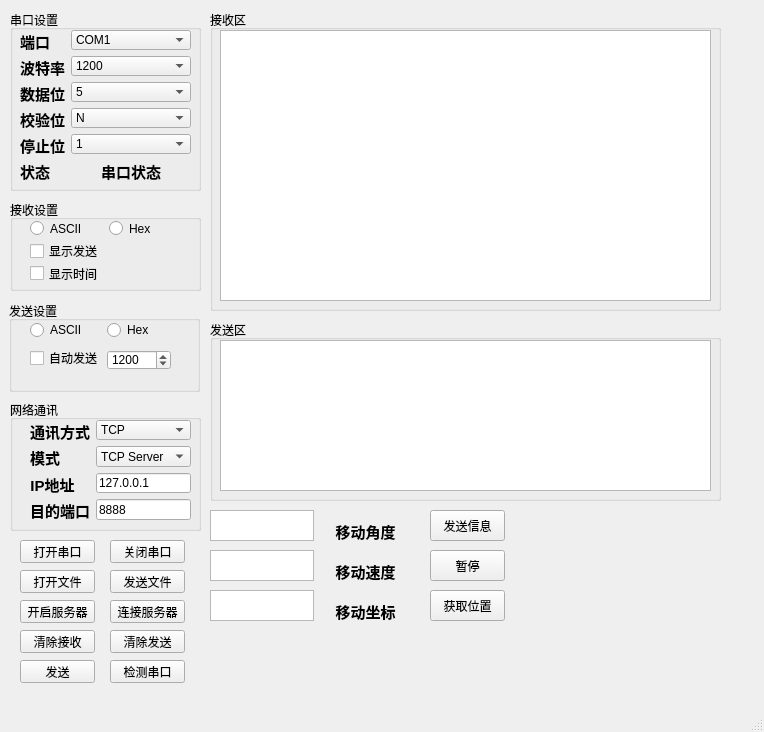
<?xml version="1.0" encoding="UTF-8"?>
<ui version="4.0">
 <class>MainWindow</class>
 <widget class="QMainWindow" name="MainWindow">
  <property name="geometry">
   <rect>
    <x>0</x>
    <y>0</y>
    <width>764</width>
    <height>732</height>
   </rect>
  </property>
  <property name="windowTitle">
   <string>MainWindow</string>
  </property>
  <widget class="QWidget" name="centralwidget">
   <widget class="QGroupBox" name="Recive_groupBox">
    <property name="geometry">
     <rect>
      <x>10</x>
      <y>200</y>
      <width>191</width>
      <height>91</height>
     </rect>
    </property>
    <property name="title">
     <string>接收设置</string>
    </property>
   </widget>
   <widget class="QGroupBox" name="TCPgroupBox">
    <property name="geometry">
     <rect>
      <x>10</x>
      <y>400</y>
      <width>191</width>
      <height>131</height>
     </rect>
    </property>
    <property name="title">
     <string>网络通讯</string>
    </property>
   </widget>
   <widget class="QPushButton" name="OpenPort">
    <property name="geometry">
     <rect>
      <x>20</x>
      <y>540</y>
      <width>75</width>
      <height>23</height>
     </rect>
    </property>
    <property name="text">
     <string>打开串口</string>
    </property>
   </widget>
   <widget class="QPushButton" name="ClosePort">
    <property name="geometry">
     <rect>
      <x>110</x>
      <y>540</y>
      <width>75</width>
      <height>23</height>
     </rect>
    </property>
    <property name="text">
     <string>关闭串口</string>
    </property>
   </widget>
   <widget class="QPushButton" name="OpenFile">
    <property name="geometry">
     <rect>
      <x>20</x>
      <y>570</y>
      <width>75</width>
      <height>23</height>
     </rect>
    </property>
    <property name="text">
     <string>打开文件</string>
    </property>
   </widget>
   <widget class="QPushButton" name="SendFile">
    <property name="geometry">
     <rect>
      <x>110</x>
      <y>570</y>
      <width>75</width>
      <height>23</height>
     </rect>
    </property>
    <property name="text">
     <string>发送文件</string>
    </property>
   </widget>
   <widget class="QPushButton" name="OpenServer">
    <property name="geometry">
     <rect>
      <x>20</x>
      <y>600</y>
      <width>75</width>
      <height>23</height>
     </rect>
    </property>
    <property name="text">
     <string>开启服务器</string>
    </property>
   </widget>
   <widget class="QPushButton" name="ConnectServer">
    <property name="geometry">
     <rect>
      <x>110</x>
      <y>600</y>
      <width>75</width>
      <height>23</height>
     </rect>
    </property>
    <property name="text">
     <string>连接服务器</string>
    </property>
   </widget>
   <widget class="QPushButton" name="ClearRecieve">
    <property name="geometry">
     <rect>
      <x>20</x>
      <y>630</y>
      <width>75</width>
      <height>23</height>
     </rect>
    </property>
    <property name="text">
     <string>清除接收</string>
    </property>
   </widget>
   <widget class="QPushButton" name="ClearSend">
    <property name="geometry">
     <rect>
      <x>110</x>
      <y>630</y>
      <width>75</width>
      <height>23</height>
     </rect>
    </property>
    <property name="text">
     <string>清除发送</string>
    </property>
   </widget>
   <widget class="QPushButton" name="Send">
    <property name="geometry">
     <rect>
      <x>20</x>
      <y>660</y>
      <width>75</width>
      <height>23</height>
     </rect>
    </property>
    <property name="text">
     <string>发送</string>
    </property>
   </widget>
   <widget class="QPushButton" name="sendMsgButton">
    <property name="geometry">
     <rect>
      <x>430</x>
      <y>510</y>
      <width>75</width>
      <height>31</height>
     </rect>
    </property>
    <property name="text">
     <string>发送信息</string>
    </property>
   </widget>
   <widget class="QGroupBox" name="PortgroupBox">
    <property name="geometry">
     <rect>
      <x>10</x>
      <y>10</y>
      <width>191</width>
      <height>181</height>
     </rect>
    </property>
    <property name="title">
     <string>串口设置</string>
    </property>
   </widget>
   <widget class="QPushButton" name="StopButton">
    <property name="geometry">
     <rect>
      <x>430</x>
      <y>550</y>
      <width>75</width>
      <height>31</height>
     </rect>
    </property>
    <property name="text">
     <string>暂停</string>
    </property>
   </widget>
   <widget class="QWidget" name="layoutWidget">
    <property name="geometry">
     <rect>
      <x>30</x>
      <y>420</y>
      <width>161</width>
      <height>100</height>
     </rect>
    </property>
    <layout class="QFormLayout" name="formLayout_4">
     <item row="0" column="0">
      <widget class="QLabel" name="TCPLab">
       <property name="text">
        <string>&lt;html&gt;&lt;head/&gt;&lt;body&gt;&lt;p align=&quot;center&quot;&gt;&lt;span style=&quot; font-size:11pt; font-weight:600;&quot;&gt;通讯方式&lt;/span&gt;&lt;/p&gt;&lt;/body&gt;&lt;/html&gt;</string>
       </property>
      </widget>
     </item>
     <item row="0" column="1">
      <widget class="QComboBox" name="TCP_comboBox">
       <item>
        <property name="text">
         <string>TCP</string>
        </property>
       </item>
       <item>
        <property name="text">
         <string>UDP</string>
        </property>
       </item>
      </widget>
     </item>
     <item row="1" column="0">
      <widget class="QLabel" name="ModelLab">
       <property name="text">
        <string>&lt;html&gt;&lt;head/&gt;&lt;body&gt;&lt;p align=&quot;center&quot;&gt;&lt;span style=&quot; font-size:11pt; font-weight:600;&quot;&gt;模式&lt;/span&gt;&lt;/p&gt;&lt;/body&gt;&lt;/html&gt;</string>
       </property>
      </widget>
     </item>
     <item row="1" column="1">
      <widget class="QComboBox" name="Model_comboBox">
       <item>
        <property name="text">
         <string>TCP Server</string>
        </property>
       </item>
       <item>
        <property name="text">
         <string>TCP Client</string>
        </property>
       </item>
       <item>
        <property name="text">
         <string>UDP Server</string>
        </property>
       </item>
       <item>
        <property name="text">
         <string>UDP Client</string>
        </property>
       </item>
       <item>
        <property name="text">
         <string/>
        </property>
       </item>
      </widget>
     </item>
     <item row="2" column="0">
      <widget class="QLabel" name="IPLab_2">
       <property name="text">
        <string>&lt;html&gt;&lt;head/&gt;&lt;body&gt;&lt;p align=&quot;center&quot;&gt;&lt;span style=&quot; font-size:11pt; font-weight:600;&quot;&gt;IP地址&lt;/span&gt;&lt;/p&gt;&lt;/body&gt;&lt;/html&gt;</string>
       </property>
      </widget>
     </item>
     <item row="3" column="0">
      <widget class="QLabel" name="IPLab">
       <property name="text">
        <string>&lt;html&gt;&lt;head/&gt;&lt;body&gt;&lt;p align=&quot;center&quot;&gt;&lt;span style=&quot; font-size:11pt; font-weight:600;&quot;&gt;目的端口&lt;/span&gt;&lt;/p&gt;&lt;/body&gt;&lt;/html&gt;</string>
       </property>
      </widget>
     </item>
     <item row="2" column="1">
      <widget class="QLineEdit" name="IPlineEdit">
       <property name="text">
        <string>127.0.0.1</string>
       </property>
      </widget>
     </item>
     <item row="3" column="1">
      <widget class="QLineEdit" name="PortlineEdit">
       <property name="text">
        <string>8888</string>
       </property>
      </widget>
     </item>
    </layout>
   </widget>
   <widget class="QWidget" name="layoutWidget">
    <property name="geometry">
     <rect>
      <x>30</x>
      <y>220</y>
      <width>151</width>
      <height>62</height>
     </rect>
    </property>
    <layout class="QFormLayout" name="formLayout_2">
     <item row="0" column="0">
      <widget class="QRadioButton" name="ASCII1_radioButton">
       <property name="text">
        <string>ASCII</string>
       </property>
      </widget>
     </item>
     <item row="0" column="1">
      <widget class="QRadioButton" name="Hex_radioButton">
       <property name="text">
        <string>Hex</string>
       </property>
      </widget>
     </item>
     <item row="1" column="0">
      <widget class="QCheckBox" name="send_checkBox">
       <property name="text">
        <string>显示发送</string>
       </property>
      </widget>
     </item>
     <item row="2" column="0">
      <widget class="QCheckBox" name="time_checkBox">
       <property name="text">
        <string>显示时间</string>
       </property>
      </widget>
     </item>
    </layout>
   </widget>
   <widget class="QWidget" name="layoutWidget">
    <property name="geometry">
     <rect>
      <x>20</x>
      <y>30</y>
      <width>171</width>
      <height>151</height>
     </rect>
    </property>
    <layout class="QFormLayout" name="formLayout">
     <item row="0" column="0">
      <widget class="QLabel" name="PorLab">
       <property name="text">
        <string>&lt;html&gt;&lt;head/&gt;&lt;body&gt;&lt;p align=&quot;center&quot;&gt;&lt;span style=&quot; font-size:11pt; font-weight:600;&quot;&gt;端口&lt;/span&gt;&lt;/p&gt;&lt;/body&gt;&lt;/html&gt;</string>
       </property>
      </widget>
     </item>
     <item row="0" column="1">
      <widget class="QComboBox" name="port_comboBox">
       <item>
        <property name="text">
         <string>COM1</string>
        </property>
       </item>
       <item>
        <property name="text">
         <string>COM2</string>
        </property>
       </item>
       <item>
        <property name="text">
         <string>COM3</string>
        </property>
       </item>
       <item>
        <property name="text">
         <string>COM4</string>
        </property>
       </item>
       <item>
        <property name="text">
         <string>COM5</string>
        </property>
       </item>
       <item>
        <property name="text">
         <string>COM6</string>
        </property>
       </item>
      </widget>
     </item>
     <item row="1" column="0">
      <widget class="QLabel" name="BaudLab">
       <property name="text">
        <string>&lt;html&gt;&lt;head/&gt;&lt;body&gt;&lt;p align=&quot;center&quot;&gt;&lt;span style=&quot; font-size:11pt; font-weight:600;&quot;&gt;波特率&lt;/span&gt;&lt;/p&gt;&lt;/body&gt;&lt;/html&gt;</string>
       </property>
      </widget>
     </item>
     <item row="1" column="1">
      <widget class="QComboBox" name="Baud_comboBox">
       <item>
        <property name="text">
         <string>1200</string>
        </property>
       </item>
       <item>
        <property name="text">
         <string>2400</string>
        </property>
       </item>
       <item>
        <property name="text">
         <string>4800</string>
        </property>
       </item>
       <item>
        <property name="text">
         <string>9600</string>
        </property>
       </item>
       <item>
        <property name="text">
         <string>14400</string>
        </property>
       </item>
       <item>
        <property name="text">
         <string>19200</string>
        </property>
       </item>
       <item>
        <property name="text">
         <string>38400</string>
        </property>
       </item>
       <item>
        <property name="text">
         <string>56000</string>
        </property>
       </item>
       <item>
        <property name="text">
         <string>57600</string>
        </property>
       </item>
       <item>
        <property name="text">
         <string>115200</string>
        </property>
       </item>
       <item>
        <property name="text">
         <string>128000</string>
        </property>
       </item>
      </widget>
     </item>
     <item row="2" column="0">
      <widget class="QLabel" name="DataLab">
       <property name="text">
        <string>&lt;html&gt;&lt;head/&gt;&lt;body&gt;&lt;p align=&quot;center&quot;&gt;&lt;span style=&quot; font-size:11pt; font-weight:600;&quot;&gt;数据位&lt;/span&gt;&lt;/p&gt;&lt;/body&gt;&lt;/html&gt;</string>
       </property>
      </widget>
     </item>
     <item row="2" column="1">
      <widget class="QComboBox" name="Data_comboBox">
       <item>
        <property name="text">
         <string>5</string>
        </property>
       </item>
       <item>
        <property name="text">
         <string>6</string>
        </property>
       </item>
       <item>
        <property name="text">
         <string>7</string>
        </property>
       </item>
       <item>
        <property name="text">
         <string>8</string>
        </property>
       </item>
      </widget>
     </item>
     <item row="3" column="0">
      <widget class="QLabel" name="CheckLab">
       <property name="text">
        <string>&lt;html&gt;&lt;head/&gt;&lt;body&gt;&lt;p align=&quot;center&quot;&gt;&lt;span style=&quot; font-size:11pt; font-weight:600;&quot;&gt;校验位&lt;/span&gt;&lt;/p&gt;&lt;/body&gt;&lt;/html&gt;</string>
       </property>
      </widget>
     </item>
     <item row="3" column="1">
      <widget class="QComboBox" name="Check_comboBox">
       <item>
        <property name="text">
         <string>N</string>
        </property>
       </item>
       <item>
        <property name="text">
         <string>E</string>
        </property>
       </item>
       <item>
        <property name="text">
         <string>O</string>
        </property>
       </item>
       <item>
        <property name="text">
         <string>M</string>
        </property>
       </item>
       <item>
        <property name="text">
         <string>S</string>
        </property>
       </item>
      </widget>
     </item>
     <item row="4" column="0">
      <widget class="QLabel" name="StopLab">
       <property name="text">
        <string>&lt;html&gt;&lt;head/&gt;&lt;body&gt;&lt;p align=&quot;center&quot;&gt;&lt;span style=&quot; font-size:11pt; font-weight:600;&quot;&gt;停止位&lt;/span&gt;&lt;/p&gt;&lt;/body&gt;&lt;/html&gt;</string>
       </property>
      </widget>
     </item>
     <item row="4" column="1">
      <widget class="QComboBox" name="Stop_comboBox">
       <item>
        <property name="text">
         <string>1</string>
        </property>
       </item>
       <item>
        <property name="text">
         <string>1.5</string>
        </property>
       </item>
       <item>
        <property name="text">
         <string>2</string>
        </property>
       </item>
      </widget>
     </item>
     <item row="5" column="0">
      <widget class="QLabel" name="StatuLab">
       <property name="text">
        <string>&lt;html&gt;&lt;head/&gt;&lt;body&gt;&lt;p align=&quot;center&quot;&gt;&lt;span style=&quot; font-size:11pt; font-weight:600;&quot;&gt;状态&lt;/span&gt;&lt;/p&gt;&lt;/body&gt;&lt;/html&gt;</string>
       </property>
      </widget>
     </item>
     <item row="5" column="1">
      <widget class="QLabel" name="CheckStaLab">
       <property name="text">
        <string>&lt;html&gt;&lt;head/&gt;&lt;body&gt;&lt;p align=&quot;center&quot;&gt;&lt;span style=&quot; font-size:11pt; font-weight:600;&quot;&gt;串口状态&lt;/span&gt;&lt;/p&gt;&lt;/body&gt;&lt;/html&gt;</string>
       </property>
      </widget>
     </item>
    </layout>
   </widget>
   <widget class="QPushButton" name="pushButton">
    <property name="geometry">
     <rect>
      <x>110</x>
      <y>660</y>
      <width>75</width>
      <height>23</height>
     </rect>
    </property>
    <property name="text">
     <string>检测串口</string>
    </property>
   </widget>
   <widget class="QGroupBox" name="groupBox">
    <property name="geometry">
     <rect>
      <x>9</x>
      <y>301</y>
      <width>191</width>
      <height>91</height>
     </rect>
    </property>
    <property name="title">
     <string>发送设置</string>
    </property>
   </widget>
   <widget class="QGroupBox" name="groupBox_2">
    <property name="geometry">
     <rect>
      <x>210</x>
      <y>10</y>
      <width>511</width>
      <height>301</height>
     </rect>
    </property>
    <property name="title">
     <string>接收区</string>
    </property>
    <widget class="QTextEdit" name="RectextEdit">
     <property name="geometry">
      <rect>
       <x>10</x>
       <y>20</y>
       <width>491</width>
       <height>271</height>
      </rect>
     </property>
     <property name="styleSheet">
      <string notr="true"/>
     </property>
    </widget>
   </widget>
   <widget class="QGroupBox" name="groupBox_3">
    <property name="geometry">
     <rect>
      <x>210</x>
      <y>320</y>
      <width>511</width>
      <height>181</height>
     </rect>
    </property>
    <property name="title">
     <string>发送区</string>
    </property>
    <widget class="QTextEdit" name="SendtextEdit">
     <property name="geometry">
      <rect>
       <x>10</x>
       <y>20</y>
       <width>491</width>
       <height>151</height>
      </rect>
     </property>
    </widget>
   </widget>
   <widget class="QRadioButton" name="ASCII2_radioButton">
    <property name="geometry">
     <rect>
      <x>30</x>
      <y>322</y>
      <width>53</width>
      <height>16</height>
     </rect>
    </property>
    <property name="text">
     <string>ASCII</string>
    </property>
   </widget>
   <widget class="QRadioButton" name="Hex2_radioButton">
    <property name="geometry">
     <rect>
      <x>107</x>
      <y>322</y>
      <width>41</width>
      <height>16</height>
     </rect>
    </property>
    <property name="text">
     <string>Hex</string>
    </property>
   </widget>
   <widget class="QSpinBox" name="spinBox">
    <property name="geometry">
     <rect>
      <x>107</x>
      <y>350</y>
      <width>64</width>
      <height>20</height>
     </rect>
    </property>
    <property name="maximum">
     <number>100000</number>
    </property>
    <property name="value">
     <number>1200</number>
    </property>
   </widget>
   <widget class="QCheckBox" name="send_checkBox_2">
    <property name="geometry">
     <rect>
      <x>30</x>
      <y>350</y>
      <width>71</width>
      <height>16</height>
     </rect>
    </property>
    <property name="text">
     <string>自动发送</string>
    </property>
   </widget>
   <widget class="QTextEdit" name="angle_textEdit">
    <property name="geometry">
     <rect>
      <x>210</x>
      <y>510</y>
      <width>104</width>
      <height>31</height>
     </rect>
    </property>
   </widget>
   <widget class="QTextEdit" name="speed_textEdit">
    <property name="geometry">
     <rect>
      <x>210</x>
      <y>550</y>
      <width>104</width>
      <height>31</height>
     </rect>
    </property>
   </widget>
   <widget class="QTextEdit" name="Coords_textEdit">
    <property name="geometry">
     <rect>
      <x>210</x>
      <y>590</y>
      <width>104</width>
      <height>31</height>
     </rect>
    </property>
   </widget>
   <widget class="QPushButton" name="GetLocaButton">
    <property name="geometry">
     <rect>
      <x>430</x>
      <y>590</y>
      <width>75</width>
      <height>31</height>
     </rect>
    </property>
    <property name="text">
     <string>获取位置</string>
    </property>
   </widget>
   <widget class="QLabel" name="anglelabel">
    <property name="geometry">
     <rect>
      <x>330</x>
      <y>520</y>
      <width>71</width>
      <height>21</height>
     </rect>
    </property>
    <property name="text">
     <string>&lt;html&gt;&lt;head/&gt;&lt;body&gt;&lt;p align=&quot;center&quot;&gt;&lt;span style=&quot; font-size:11pt; font-weight:600;&quot;&gt;移动角度&lt;/span&gt;&lt;/p&gt;&lt;/body&gt;&lt;/html&gt;</string>
    </property>
   </widget>
   <widget class="QLabel" name="speedlabel">
    <property name="geometry">
     <rect>
      <x>330</x>
      <y>560</y>
      <width>71</width>
      <height>21</height>
     </rect>
    </property>
    <property name="text">
     <string>&lt;html&gt;&lt;head/&gt;&lt;body&gt;&lt;p align=&quot;center&quot;&gt;&lt;span style=&quot; font-size:11pt; font-weight:600;&quot;&gt;移动速度&lt;/span&gt;&lt;/p&gt;&lt;/body&gt;&lt;/html&gt;</string>
    </property>
   </widget>
   <widget class="QLabel" name="coordlabel">
    <property name="geometry">
     <rect>
      <x>330</x>
      <y>600</y>
      <width>71</width>
      <height>21</height>
     </rect>
    </property>
    <property name="text">
     <string>&lt;html&gt;&lt;head/&gt;&lt;body&gt;&lt;p align=&quot;center&quot;&gt;&lt;span style=&quot; font-size:11pt; font-weight:600;&quot;&gt;移动坐标&lt;/span&gt;&lt;/p&gt;&lt;/body&gt;&lt;/html&gt;</string>
    </property>
   </widget>
  </widget>
  <widget class="QMenuBar" name="menubar">
   <property name="geometry">
    <rect>
     <x>0</x>
     <y>0</y>
     <width>764</width>
     <height>23</height>
    </rect>
   </property>
  </widget>
  <widget class="QStatusBar" name="statusbar"/>
 </widget>
 <resources/>
 <connections>
  <connection>
   <sender>ClearRecieve</sender>
   <signal>clicked()</signal>
   <receiver>RectextEdit</receiver>
   <slot>clear()</slot>
   <hints>
    <hint type="sourcelabel">
     <x>94</x>
     <y>675</y>
    </hint>
    <hint type="destinationlabel">
     <x>282</x>
     <y>323</y>
    </hint>
   </hints>
  </connection>
  <connection>
   <sender>ClearSend</sender>
   <signal>clicked()</signal>
   <receiver>SendtextEdit</receiver>
   <slot>clear()</slot>
   <hints>
    <hint type="sourcelabel">
     <x>184</x>
     <y>675</y>
    </hint>
    <hint type="destinationlabel">
     <x>340</x>
     <y>513</y>
    </hint>
   </hints>
  </connection>
 </connections>
</ui>
